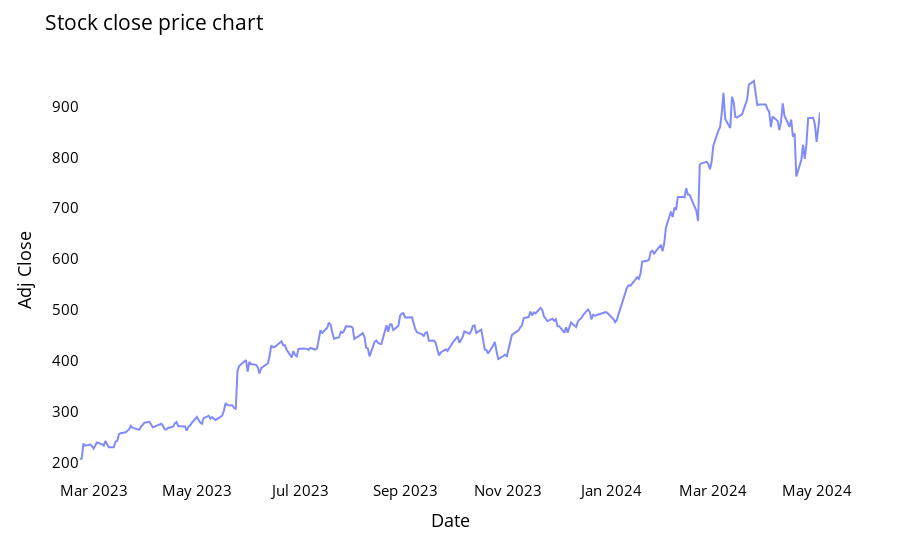

Write notebook code for a chart like this one.
### Code cell
# plotting adj close price for selected data

fig = px.line(df1, x=df1.Date, y=df1.AdjClose,labels={'Date':'Date','AdjClose':'Adj Close'})
fig.update_traces(marker_line_width=2, opacity=0.8)
fig.update_layout(title_text='Stock close price chart', plot_bgcolor='white', font_size=15, font_color='black')
fig.update_xaxes(showgrid=False)
fig.update_yaxes(showgrid=False)
fig.show()

### Figure 1 — Plotly figure (JSON) as saved in the notebook; plotly's stock layout.template omitted (floating-point values rounded to 4 significant figures; data arrays with more than 128 entries replaced by an {"elided": "..."} marker saying what was removed)
{"data": [{"hovertemplate": "Date=%{x}<br>Adj Close=%{y}<extra></extra>", "legendgroup": "", "line": {"color": "#636efa", "dash": "solid"}, "marker": {"line": {"width": 2}, "symbol": "circle"}, "mode": "lines", "name": "", "opacity": 0.8, "orientation": "v", "showlegend": false, "type": "scatter", "x": {"elided": "303 str values"}, "xaxis": "x", "y": {"elided": "303 float values"}, "yaxis": "y"}], "layout": {"font": {"color": "black", "size": 15}, "legend": {"tracegroupgap": 0}, "margin": {"t": 60}, "plot_bgcolor": "white", "title": {"text": "Stock close price chart"}, "xaxis": {"anchor": "y", "domain": [0, 1], "showgrid": false, "title": {"text": "Date"}}, "yaxis": {"anchor": "x", "domain": [0, 1], "showgrid": false, "title": {"text": "Adj Close"}}}}
